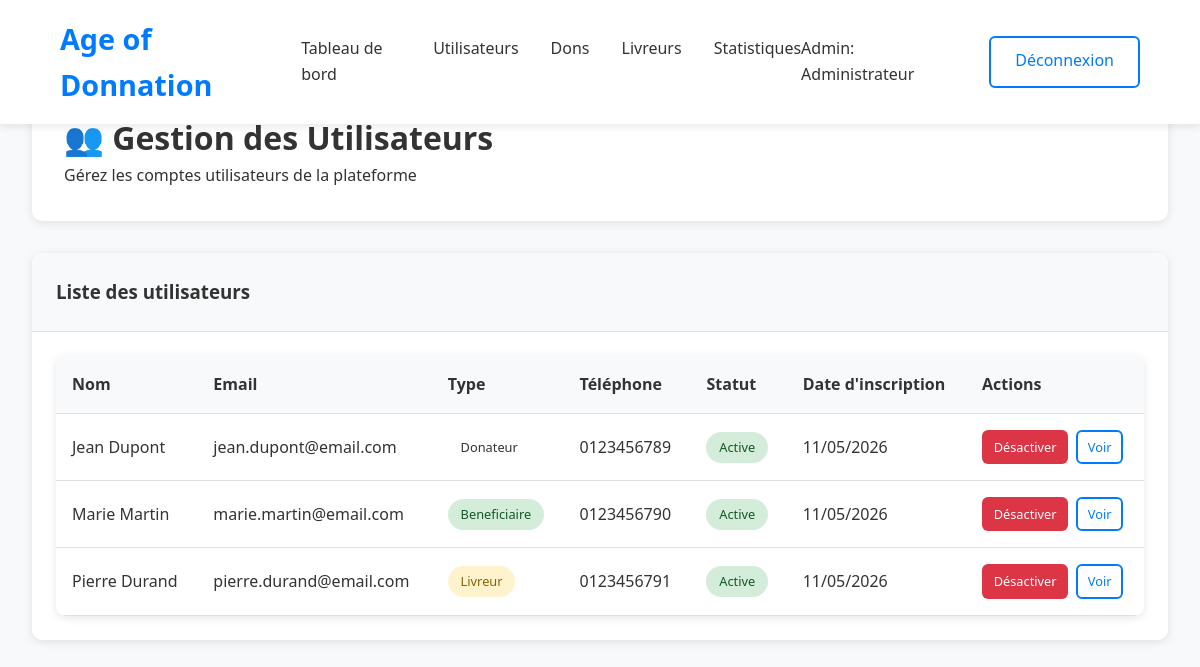
Screenshot of /admin/utilisateurs.php (signed in) with the database file from the repository.
### tables this page shows
CREATE TABLE `users` (
  `id` INT(11) NOT NULL AUTO_INCREMENT,
  `nom` VARCHAR(100) NOT NULL,
  `email` VARCHAR(255) NOT NULL,
  `password` VARCHAR(255) NOT NULL,
  `type` ENUM('donateur','beneficiaire','livreur','admin') NOT NULL,
  `telephone` VARCHAR(20) DEFAULT NULL,
  `adresse` TEXT DEFAULT NULL,
  `ville` VARCHAR(100) DEFAULT NULL,
  `status` ENUM('active','inactive','pending') DEFAULT 'active',
  `reset_token` VARCHAR(100) DEFAULT NULL,
  `reset_expires` DATETIME DEFAULT NULL,
  `created_at` TIMESTAMP NOT NULL DEFAULT CURRENT_TIMESTAMP,
  `updated_at` TIMESTAMP NOT NULL DEFAULT CURRENT_TIMESTAMP ON UPDATE CURRENT_TIMESTAMP,
  PRIMARY KEY (`id`),
  UNIQUE KEY `email` (`email`)
);

### admin/utilisateurs.php (the view, shortened to what this page needs)
<?php
$database = new Database();
$db = $database->getConnection();
$query = "SELECT * FROM users WHERE type != 'admin' ORDER BY created_at DESC";
$stmt = $db->prepare($query);
$stmt->execute();
$utilisateurs = $stmt->fetchAll(PDO::FETCH_ASSOC);
?>
<!DOCTYPE html>
<html lang="fr">
<head>
    <link rel="stylesheet" href="../assets/css/style.css">
</head>
<body>
    <header class="header">
        <nav class="nav">
            <a href="../index.php" class="logo">Age of Donnation</a>
            <ul class="nav-links">
                <li><a href="dashboard.php">Tableau de bord</a></li>
                <li><a href="utilisateurs.php" class="active">Utilisateurs</a></li>
                <li><a href="dons.php">Dons</a></li>
                <li><a href="livreurs.php">Livreurs</a></li>
                <li><a href="statistiques.php">Statistiques</a></li>
            </ul>
            <div class="auth-buttons">
                <span style="color: #333; margin-right: 1rem;">Admin: <?php echo $_SESSION['user_nom']; ?></span>
                <a href="../auth/logout.php" class="btn btn-outline">Déconnexion</a>
            </div>
        </nav>
    </header>
    <div class="container">
        <div class="dashboard-header">
            <h1>👥 Gestion des Utilisateurs</h1>
            <p>Gérez les comptes utilisateurs de la plateforme</p>
        </div>
        <div class="card">
            <div class="card-header">
                <h3>Liste des utilisateurs</h3>
            </div>
            <div class="card-body">
                <?php if(empty($utilisateurs)): ?>
                    <p style="text-align: center; color: #666; padding: 2rem;">Aucun utilisateur</p>
                <?php else: ?>
                    <div class="table-responsive">
                        <table class="table">
                            <thead>
                                <tr>
                                    <th>Nom</th>
                                    <th>Email</th>
                                    <th>Type</th>
                                    <th>Téléphone</th>
                                    <th>Statut</th>
                                    <th>Date d'inscription</th>
                                    <th>Actions</th>
                                </tr>
                            </thead>
                            <tbody>
                                <?php foreach($utilisateurs as $user): ?>
                                    <tr>
                                        <td><?php echo htmlspecialchars($user['nom']); ?></td>
                                        <td><?php echo htmlspecialchars($user['email']); ?></td>
                                        <td>
                                            <span class="badge
                                                <?php
                                                $badge_type = [
                                                    'donateur' => 'badge-primary',
                                                    'beneficiaire' => 'badge-success',
                                                    'livreur' => 'badge-warning'
                                                ];
                                                echo $badge_type[$user['type']] ?? 'badge-secondary';
                                                ?>
                                            ">
                                                <?php echo ucfirst($user['type']); ?>
                                            </span>
                                        </td>
                                        <td><?php echo htmlspecialchars($user['telephone'] ?? 'Non renseigné'); ?></td>
                                        <td>
                                            <span class="badge <?php echo $user['status'] == 'active' ? 'badge-success' : 'badge-danger'; ?>">
                                                <?php echo ucfirst($user['status']); ?>
                                            </span>
                                        </td>
                                        <td><?php echo date('d/m/Y', strtotime($user['created_at'])); ?></td>
                                        <td>
                                            <div style="display: flex; gap: 0.5rem;">
                                                <?php if($user['status'] == 'active'): ?>
                                                    <a href="?action=deactivate&id=<?php echo $user['id']; ?>" class="btn btn-danger" style="padding: 0.3rem 0.6rem; font-size: 0.8rem;">Désactiver</a>
                                                <?php else: ?>
                                                    <a href="?action=activate&id=<?php echo $user['id']; ?>" class="btn btn-success" style="padding: 0.3rem 0.6rem; font-size: 0.8rem;">Activer</a>
                                                <?php endif; ?>
                                                <a href="#" class="btn btn-outline" style="padding: 0.3rem 0.6rem; font-size: 0.8rem;">Voir</a>
                                            </div>
                                        </td>
                                    </tr>
                                <?php endforeach; ?>
                            </tbody>
                        </table>
                    </div>
                <?php endif; ?>
            </div>
        </div>
    </div>
</body>
</html>

### assets/css/style.css (style rules this page uses)
* { box-sizing: border-box; margin: 0; padding: 0; }
body { font-family: 'Segoe UI', Tahoma, Geneva, Verdana, sans-serif; line-height: 1.6; background: #f8f9fa; color: #333; }
.header { background: #fff; box-shadow: 0 2px 10px rgba(0,0,0,0.1); position: fixed; width: 100%; top: 0; z-index: 1000; }
.nav { display: flex; justify-content: space-between; align-items: center; padding: 1rem 5%; max-width: 1400px; margin: 0 auto; }
.logo { font-size: 1.8rem; font-weight: bold; color: #007bff; text-decoration: none; }
.nav-links { display: flex; gap: 2rem; list-style: none; }
.nav-links a { text-decoration: none; color: #333; font-weight: 500; transition: color 0.3s; }
.auth-buttons { display: flex; gap: 1rem; }
.btn { padding: 0.6rem 1.5rem; border-radius: 6px; text-decoration: none; font-weight: 500; transition: all 0.3s; border: 2px solid transparent; display: inline-block; text-align: center; }
.btn-outline { border-color: #007bff; color: #007bff; background: transparent; }
.btn-danger { background: #dc3545; color: white; }
.container { max-width: 1200px; margin: 80px auto 2rem; padding: 0 2rem; }
.card { background: white; border-radius: 10px; box-shadow: 0 2px 10px rgba(0,0,0,0.1); margin-bottom: 2rem; overflow: hidden; }
.card-header { background: #f8f9fa; padding: 1.5rem; border-bottom: 1px solid #dee2e6; }
.card-body { padding: 1.5rem; }
.table { width: 100%; border-collapse: collapse; background: white; border-radius: 10px; overflow: hidden; box-shadow: 0 2px 10px rgba(0,0,0,0.1); }
.table th, .table td { padding: 1rem; text-align: left; border-bottom: 1px solid #dee2e6; }
.table th { background: #f8f9fa; font-weight: 600; color: #333; }
.badge { padding: 0.4rem 0.8rem; border-radius: 20px; font-size: 0.8rem; font-weight: 500; }
.badge-success { background: #d4edda; color: #155724; }
.badge-warning { background: #fff3cd; color: #856404; }
.dashboard-header { background: white; padding: 2rem; border-radius: 10px; margin-bottom: 2rem; box-shadow: 0 2px 10px rgba(0,0,0,0.1); }

### rows the page displays
users: nom "Jean Dupont", email "jean.dupont@email.com", type "Donateur", telephone "0123456789", status "Active", created_at "11/05/2026"
users: nom "Marie Martin", email "marie.martin@email.com", type "Beneficiaire", telephone "0123456790", status "Active", created_at "11/05/2026"
users: nom "Pierre Durand", email "pierre.durand@email.com", type "Livreur", telephone "0123456791", status "Active", created_at "11/05/2026"

### other values shown
$_SESSION['user_nom'] "Administrateur"
